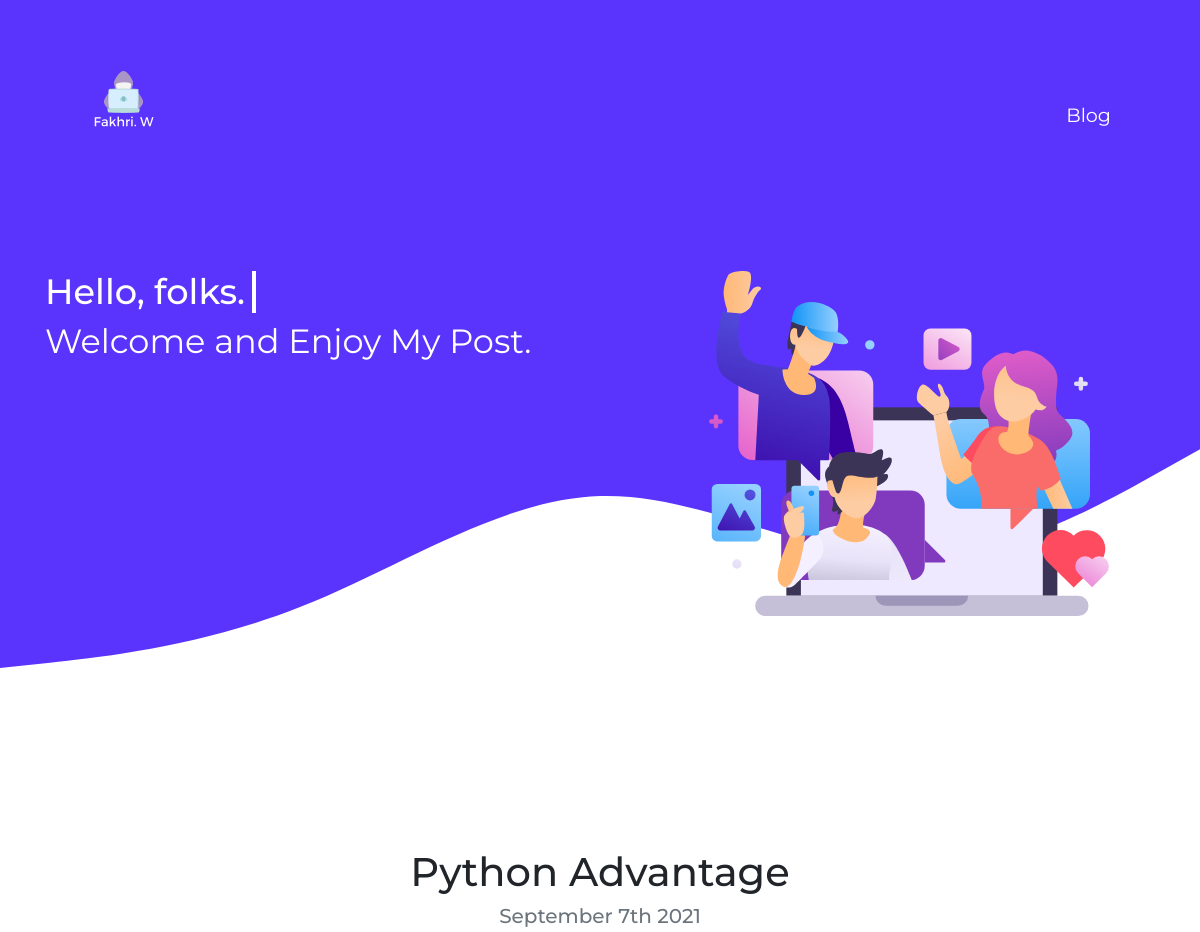
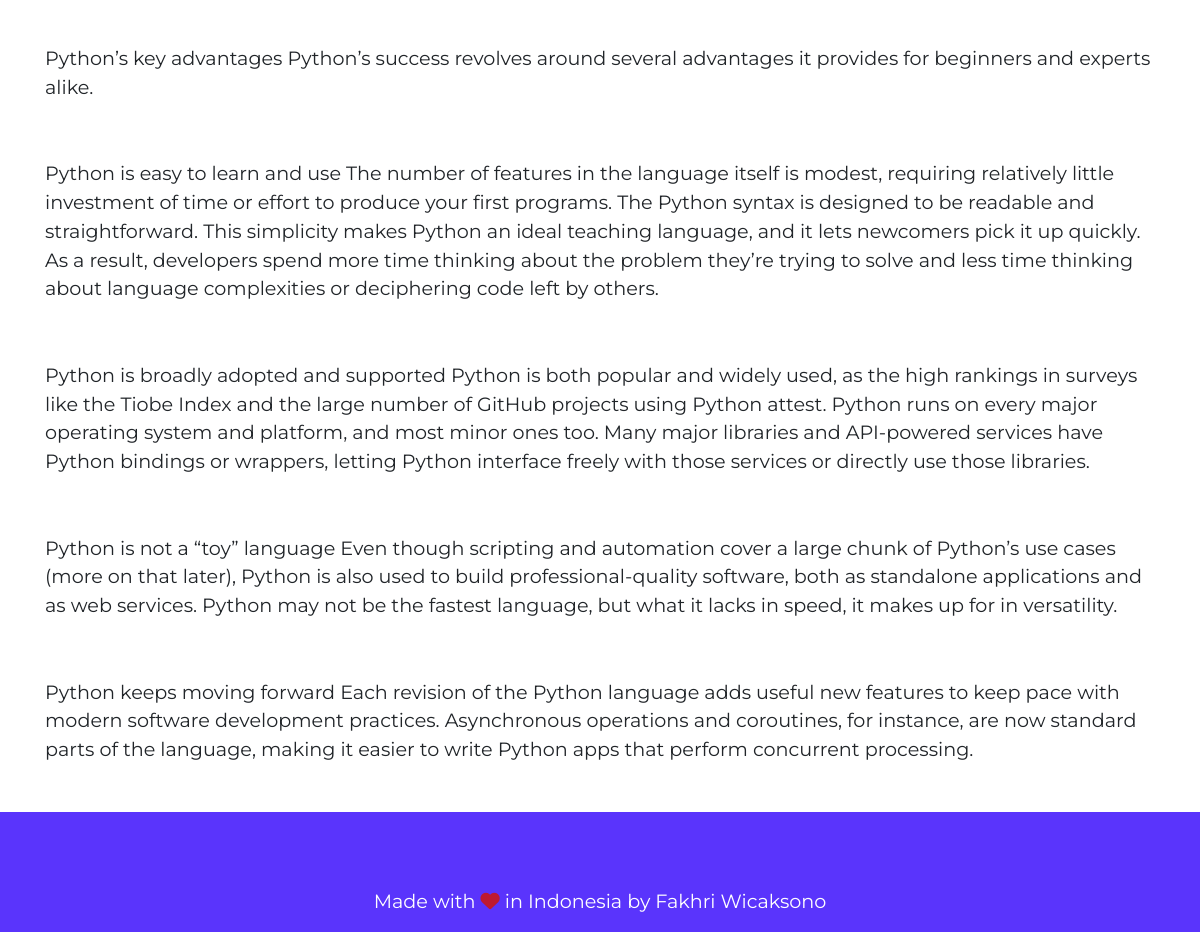
The app's page /blog/4/ with its own data (2 pictures, top to bottom).
### blog/models.py (models this page shows, shortened)
class Blog(models.Model):
    title = models.CharField(max_length=200)
    description = models.TextField()
    date = models.DateField()

### blog/views.py (the view)
# urls.py: path('<int:blog_id>/', views.detail, name='detail' )
def detail(request, blog_id):
    blog = get_object_or_404(Blog, pk=blog_id)
    return render(request, 'blog/detail.html', {'blog': blog})

### blog/templates/blog/detail.html (shortened to what this page needs)
{% load static %}
<!DOCTYPE html>
<html lang="en">
<head>
    <link rel="stylesheet" href="https://stackpath.bootstrapcdn.com/bootstrap/4.3.1/css/bootstrap.min.css">
    <link rel="stylesheet" href="{% static '/css/detail.css' %}">
</head>
<body>
        <section id="main">
            <div class="container">
              <nav class="navbar navbar-expand-lg navbar-dark bg-transparent pt-5">
                <a class="navbar-brand logo" href="{% url 'bloger:blog' %}"><img src="{% static '/image/logo.png' %}" alt="Logo"></a>
                <div class="collapse navbar-collapse" id="navbarNav">
                  <ul class="navbar-nav ml-auto">
                    <li class="nav-item active">
                      <a class="nav-link" href="{% url 'bloger:blog' %}">Blog <span class="sr-only">(current)</span></a>
                    </li>
                  </ul>
                </div>
              </nav>
            </div>
            <div class="container">
                  <div class="row header-main">
                          <div class="col-md-6 deskripsi">
                              <h1>Hello, folks.</h1>
                              <h2>Welcome and Enjoy My Post.</h2>
                            </div>
                          <div class="col-md-6 text-center">
                              <img src="{% static '/image/blog-d.svg' %}" class="ml-5 iphone-mock" width="400" alt="">
                          </div>
                  </div>
            </div>
          </section>
          <div class="container">
            <h1 class="text-center mt-5" id="blogdetailtitle">{{ blog.title }}</h1>
            <h5 class="text-center text-muted mb-5">{{ blog.date|date:'F jS Y' }}</h5>
            {{ blog.description|safe }}
          </div>
        <div class="background mt-5">
          <p class="warna">Made with <i class="fa fa-heart" aria-hidden="true" style="color:#be1931"></i> in Indonesia by Fakhri Wicaksono</p>
        </div>
</body>
</html>

### static/css/detail.css (style rules this page uses)
body { font-family: 'Montserrat', sans-serif; font-size: 1.2rem;; }
.logo { font-weight: 900; font-size: 2rem; }
.logo img { width: 125px; height: 125px; }
.nav-item { margin: 0 20px; }
#main { background: url(../image/background.svg); background-size: cover; height: 100vh; }
.header-main { margin-top: 80px ; }
.header-main h1 { color: #fff; font-weight: 500; font-size: 2.2rem; }
.header-main h2 { color: white; font-weight: 400; font-size: 2.1rem; }
.deskripsi h1 { animation: type 3s steps(22); overflow: hidden; white-space: nowrap; width: 9ch; border-right: 4px solid white; }
.deskripsi h2 { animation: type_1 7s forwards steps(24); overflow: hidden; white-space: nowrap; width: 24ch; }
.background { background-color: #5a34fc; height: 15vh; display: flex; align-items: flex-end; justify-content: center; }
.background .warna { color: white; }

### records on screen
Blog: title "Python Advantage", date "September 7th 2021", description "Python’s key advantages Python’s success revolves around several advantages it provides for beginners and experts alike. Python is easy to learn and use The number of features in the language itself is modest, requiring relatively little investment of time or effort to produce your first programs. The Python syntax is designed to be readable and straightforward. This simplicity makes Python an ideal teaching language, and it lets newcomers pick it up quickly. As a result, developers spend more time thinking about the problem they’re trying to solve and less time thinking about language complexities or deciphering code left by others. Python is broadly adopted and supported Python is both…"
